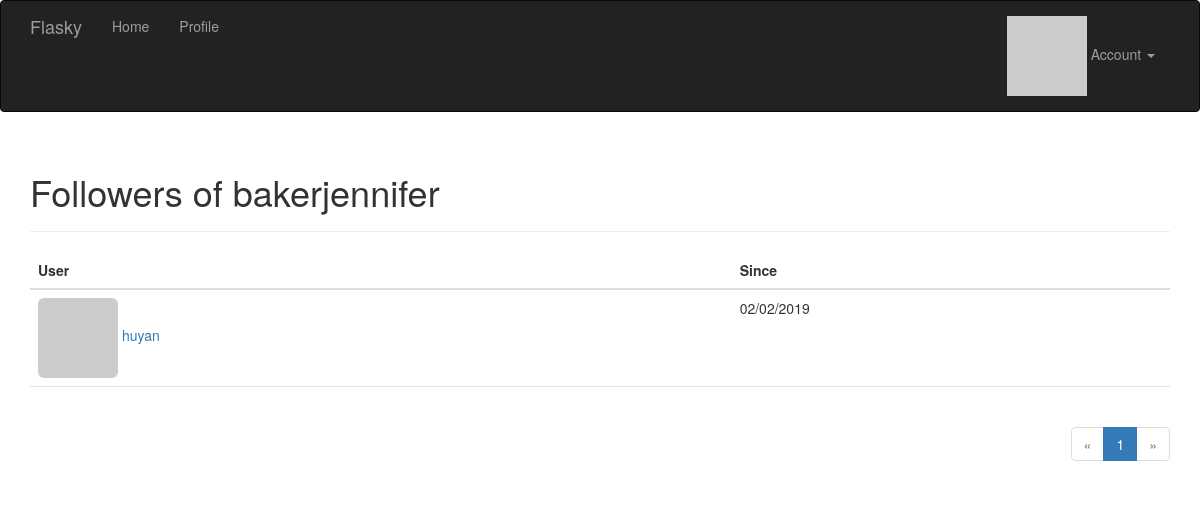
Page /followers/bakerjennifer (signed in) on the committed database.
### app/model.py (models this page shows, shortened)
class User(UserMixin,db.Model):
    __tablename__ = 'users'
    id = db.Column(db.Integer,primary_key=True)
    email = db.Column(db.String(64), unique=True, index=True)
    username = db.Column(db.String(64),unique=True)
    role_id = db.Column(db.Integer,db.ForeignKey('roles.id'))
    password_hash = db.Column(db.String(128))
    name = db.Column(db.String(64))  #用户真实姓名
    location = db.Column(db.String(64))  #用户所在地
    about_me = db.Column(db.Text())  #自我介绍
    member_since = db.Column(db.DateTime(),default=datetime.utcnow)  #注册日期
    last_seen = db.Column(db.DateTime(),default=datetime.utcnow)  #最后访问时间
    avatar_hash = db.Column(db.String(32))
    posts = db.relationship('Post',backref='author',lazy='dynamic')
    followed = db.relationship('Follow',foreign_keys=[Follow.follower_id],
                               backref=db.backref('follower',lazy='joined'),
                               lazy='dynamic',
                               cascade='all,delete-orphan')
    followers = db.relationship('Follow',foreign_keys=[Follow.followed_id],
                               backref=db.backref('followed',lazy='joined'),
                               lazy='dynamic',
                               cascade='all,delete-orphan')
    comments = db.relationship('Comment',backref='author',lazy='dynamic')
    def can(self,permissions):
        return self.role is not None and (self.role.permissions & permissions) == permissions
    def gravatar(self,size=100,default='identicon',rating='g'):
        if request.is_secure:
            url = 'https://secure.gravatar.com/avatar'
        else:
            url = 'http://www.gravatar.com/avatar'
        hash = self.avatar_hash or hashlib.md5(self.email.encode('utf-8')).hexdigest()
        return '{url}/{hash}?s={size}&d={default}&r={rating}'.format(url=url,hash=hash,size=size,default=default,rating=rating)
    def ping(self):
        self.last_seen = datetime.utcnow()
        db.session.add(self)
    @property
    def password(self):
        raise AttributeError('password is not a readable attribute')

class Follow(db.Model):
    __tablename__ = 'follows'
    follower_id = db.Column(db.Integer,db.ForeignKey('users.id'),primary_key=True)
    followed_id = db.Column(db.Integer,db.ForeignKey('users.id'),primary_key=True)
    timestamp = db.Column(db.DateTime,default=datetime.utcnow)

### app/main/views.py (the view)
@main.route('/followers/<username>')
def followers(username):
    user = User.query.filter_by(username=username).first()
    if user is None:
        flash('用户不存在')
        return redirect(url_for('.index'))
    page = request.args.get('page', 1, type=int)
    pagination = user.followers.paginate(page, per_page=current_app.config['FLASK_FOLLOWERS_PER_PAGE'],error_out=False)
    follows = [{'user':item.follower,'timestamp':item.timestamp} for item in pagination.items]
    return render_template('main/followers.html',user=user,title='Followers of ',
                           endpoint='.followers',pagination=pagination,follows=follows)

### app/auth/views.py (called while the page is built)
@auth.before_app_request
def before_request():
    if current_user.is_authenticated:
        current_user.ping()

### app/main/__init__.py (called while the page is built)
@main.app_context_processor
def inject_permissions():
    return dict(Permissions=Permissions)

### app/model.py (called while the page is built)
@login_manager.user_loader
def load_user(user_id):
    return User.query.get(int(user_id))

### app/templates/main/followers.html (shortened to what this page needs)
{% extends 'base.html' %}
{% import 'main/_macros.html' as macros %}
{% block page_content %}
<div class="page-header">
    <h1>{{ title }}{{ user.username }}</h1>
</div>
<table class="table table-hover followers">
    <thead><tr><th>User</th><th>Since</th></tr></thead>
    {% for follow in follows %}
    {% if follow.user != user %}
    <tr>
        <td>
            <a href="{{ url_for('.user',username=follow.user.username) }}">
                <img class="img-rounded" src="{{ follow.user.gravatar(size=32) }}" alt="">
                {{ follow.user.username }}
            </a>
        </td>
        <td>{{ moment(follow.timestamp).format('L') }}</td>
    </tr>
    {% endif %}
    {% endfor %}
</table>
<div class="pagination">
    {{ macros.pagination_widget(pagination,endpoint,username=user.username) }}
</div>
{% endblock %}

### app/static/styles.css (style rules this page uses)
div.pagination { width: 100%; text-align: right; padding: 0px; margin: 0px; }
.table.followers tr { border-bottom: 1px solid #e0e0e0; }

### rows in the picture
User: username "bakerjennifer"
User: user.username "huyan"
Follow: timestamp "02/02/2019"

### other values in the picture
{{ title }} "Followers of"
{{ p }} "1"
